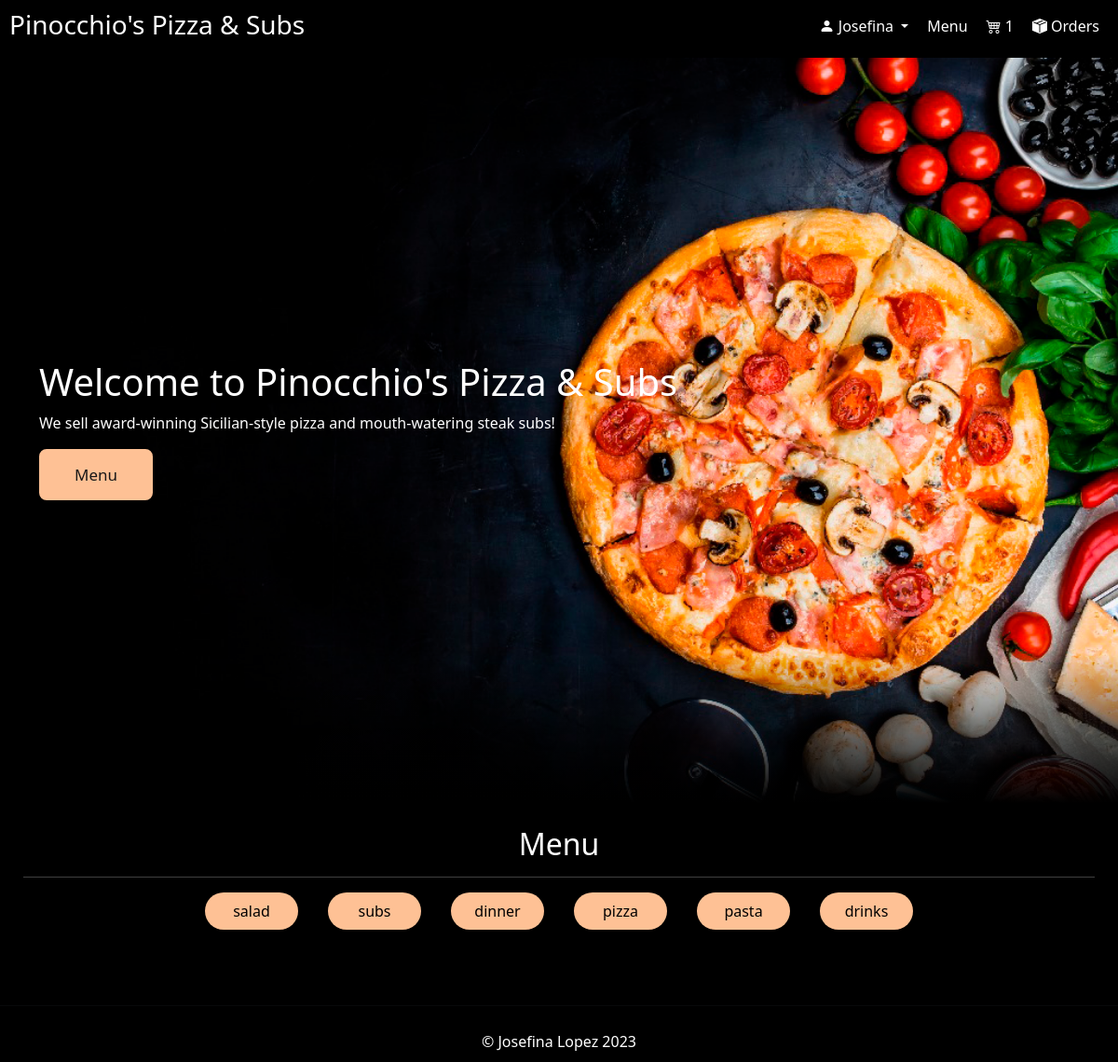
The app's page / (signed in) with its own data.
### orders/models.py (models this page shows, shortened)
class Category_Food(models.Model):
    name_category = models.CharField(max_length=255, choices=CATEGORY_FOOD)

### orders/views.py (the view, shortened to what this page needs)
# urls.py: path("", views.index, name="index"),
def index(request):
    user = request.user.username
    user_id = request.user.id
    ct_fod = Category_Food.objects.all()
    cant = 0
    is_admin = request.user.is_superuser
    if not user:
        return redirect("login")
    else:
        cant = Cart.objects.filter(user_id=user_id).count()
        order = (
            Orders.objects.filter(user_id=user_id)
            .distinct()
            .values("user_id", "order_date", "status", "direccion_de_entrega")
        )
        if is_admin:
            orders_with_details = (
                Orders.objects.all()
                .select_related("user")
                .prefetch_related("order_details_set")
                .all()
            )
        return render(
            request,
            "index.html",
            {
                "Category": ct_fod,
                "username": user,
                "user_id": user_id,
                "cant": cant,
                "orders_with_details": orders_with_details,
                "isadmin": is_admin,
            },
        )

### orders/templates/index.html (shortened to what this page needs)
{% extends 'base.html' %}
{% load static %}
{% block main %}
<div class="cover-container">
    <div class="container">
        <h1>Welcome to Pinocchio's Pizza & Subs</h1>
        <p>We sell award-winning Sicilian-style pizza and mouth-watering steak subs!</p>
        <a href="#Menu">
            <button>Menu
                <div class="star-1">
                    <img src="{% static '/img/svgs/star1.svg' %}" class="star-1">
                </div>
                <div class="star-2">
                    <img src="{% static '/img/svgs/star2.svg' %}" class="star-2">
                </div>
                <div class="star-3">
                    <img src="{% static '/img/svgs/star3.svg' %}" class="star-3">
                </div>
                <div class="star-4">
                    <img src="{% static '/img/svgs/star4.svg' %}" class="star-4">
                </div>
                <div class="star-5">
                    <img src="{% static '/img/svgs/star5.svg' %}" class="star-5">
                </div>
                <div class="star-6">
                    <img src="{% static '/img/svgs/star6.svg' %}" class="star-6">
                </div>
            </button>
        </a>
    </div>
</div>
<div class="Container-Menu" id='Menu'>
    <h2 style='text-align: center;'>Menu</h2>
    <hr>
    <div class="xd">
        {%for ct in Category%}
        <div class="container-ct">
            <a href="/category/food/{{ct.id}}" class="btcat d-inline-block nounderline">
                {{ct.name_category}}
            </a>
        </div>
        {%endfor%}
    </div>
    <div class="cat">
    </div>
</div>
{%endblock%}

### orders/templates/base.html (shortened to what this page needs)
{% load static %}
<!DOCTYPE html>
<html lang="en">
    <head>
        <link rel="stylesheet" href="{% static 'style.css' %}">
        <link rel="stylesheet" href="https://cdn.jsdelivr.net/npm/bootstrap-icons@1.10.5/font/bootstrap-icons.css">
        <link href="https://cdn.jsdelivr.net/npm/bootstrap@5.3.1/dist/css/bootstrap.min.css" rel="stylesheet"
>
        <link rel="stylesheet" href="{% static 'style.css' %}">
        <link rel="stylesheet" href="https://cdnjs.cloudflare.com/ajax/libs/font-awesome/6.2.1/css/all.min.css"
 />
    </head>
    <body>
        <header>
            <a href="#">
                <h3>Pinocchio's Pizza & Subs</h3>
            </a>
            <nav>
                {%if username%}
                <ul>
                    <li class="user-dropdown">
                        <a href="#" data-bs-toggle="dropdown" class="dropdown-toggle">
                            <i class="bi bi-person-fill"></i> {{username}}
                        </a>
                    </li>
                    <li><a href="#Menu">Menu</a></li>
                    <li><a href="#" class="nav-link" data-bs-toggle="modal" data-bs-target="#exampleModal2" id='cart'><i class="bi bi-cart4" id='cant'></i> {{cant}}</a></li>
                    <li><a href="#" class="nav-link" data-bs-toggle="modal" data-bs-target="#exampleModal3" id='cart'><i class="bi bi-box-seam-fill"></i> Orders</a></li>
                </ul>
            </nav>
            {%endif%}
        </header>
        {%block main%}
        {%endblock%}
        <footer id="footer">
            <hr>
            <p>&copy; Josefina Lopez 2023</p>
        </footer>
    </body>
</html>

### orders/static/style.css (style rules this page uses)
header { background-color: black; color: white; padding: 10px; display: flex; justify-content: space-between; }
header a { text-decoration: none; color: white; }
.cat { display: grid; grid-template-columns: repeat(3, 1fr); grid-gap: 20px; place-items: center; padding: 1rem; }
body { margin: 0; padding: 0; }
nav { position: relative; top: 0.4rem; }
nav ul, li { list-style: none; padding: 0; margin: 0; display: flex; }
nav ul { justify-content: end; }
nav li { margin: 0 10px; position: relative; }
nav a { text-decoration: none; color: white; }
#footer { background-color: rgb(0, 0, 0); position: absolute; width: 100%; }
#footer p { color: white; text-align: center; padding: 10px; margin: 0; }
.Container-Menu { padding: 25px; overflow-y: auto; background: black; position: relative; color: white; }
button { position: relative; padding: 12px 35px; background: #FEC195; font-size: 17px; font-weight: 500; color: #181818; border: 3px solid #FEC195; border-radius: 8px; box-shadow: 0 0 0 #fec1958c; transition: all .3s ease-in-out; }
.star-1 { position: absolute; top: 20%; left: 20%; width: 25px; height: auto; filter: drop-shadow(0 0 0 #fffdef); z-index: -5; transition: all 1s cubic-bezier(0.05, 0.83, 0.43, 0.96); }
.star-2 { position: absolute; top: 45%; left: 45%; width: 15px; height: auto; filter: drop-shadow(0 0 0 #fffdef); z-index: -5; transition: all 1s cubic-bezier(0, 0.4, 0, 1.01); }
.star-3 { position: absolute; top: 40%; left: 40%; width: 5px; height: auto; filter: drop-shadow(0 0 0 #fffdef); z-index: -5; transition: all 1s cubic-bezier(0, 0.4, 0, 1.01); }
.star-4 { position: absolute; top: 20%; left: 40%; width: 8px; height: auto; filter: drop-shadow(0 0 0 #fffdef); z-index: -5; transition: all .8s cubic-bezier(0, 0.4, 0, 1.01); }
.star-5 { position: absolute; top: 25%; left: 45%; width: 15px; height: auto; filter: drop-shadow(0 0 0 #fffdef); z-index: -5; transition: all .6s cubic-bezier(0, 0.4, 0, 1.01); }
.star-6 { position: absolute; top: 5%; left: 50%; width: 5px; height: auto; filter: drop-shadow(0 0 0 #fffdef); z-index: -5; transition: all .8s ease; }
.btcat, .btncat { color: black; padding: 0.5rem; border-radius: 32px; text-align: center; width: 100px; text-decoration: none; background: #FEC195; font-weight: 500; }
.xd { display: flex; justify-content: center; gap: 2rem; margin: 0.5rem; }

### records on screen
Category_Food: name_category "salad"
Category_Food: name_category "subs"
Category_Food: name_category "dinner"
Category_Food: name_category "pizza"
Category_Food: name_category "pasta"
Category_Food: name_category "drinks"

### other values on screen
{{ username }} "Josefina"
{{ cant }} "1"
